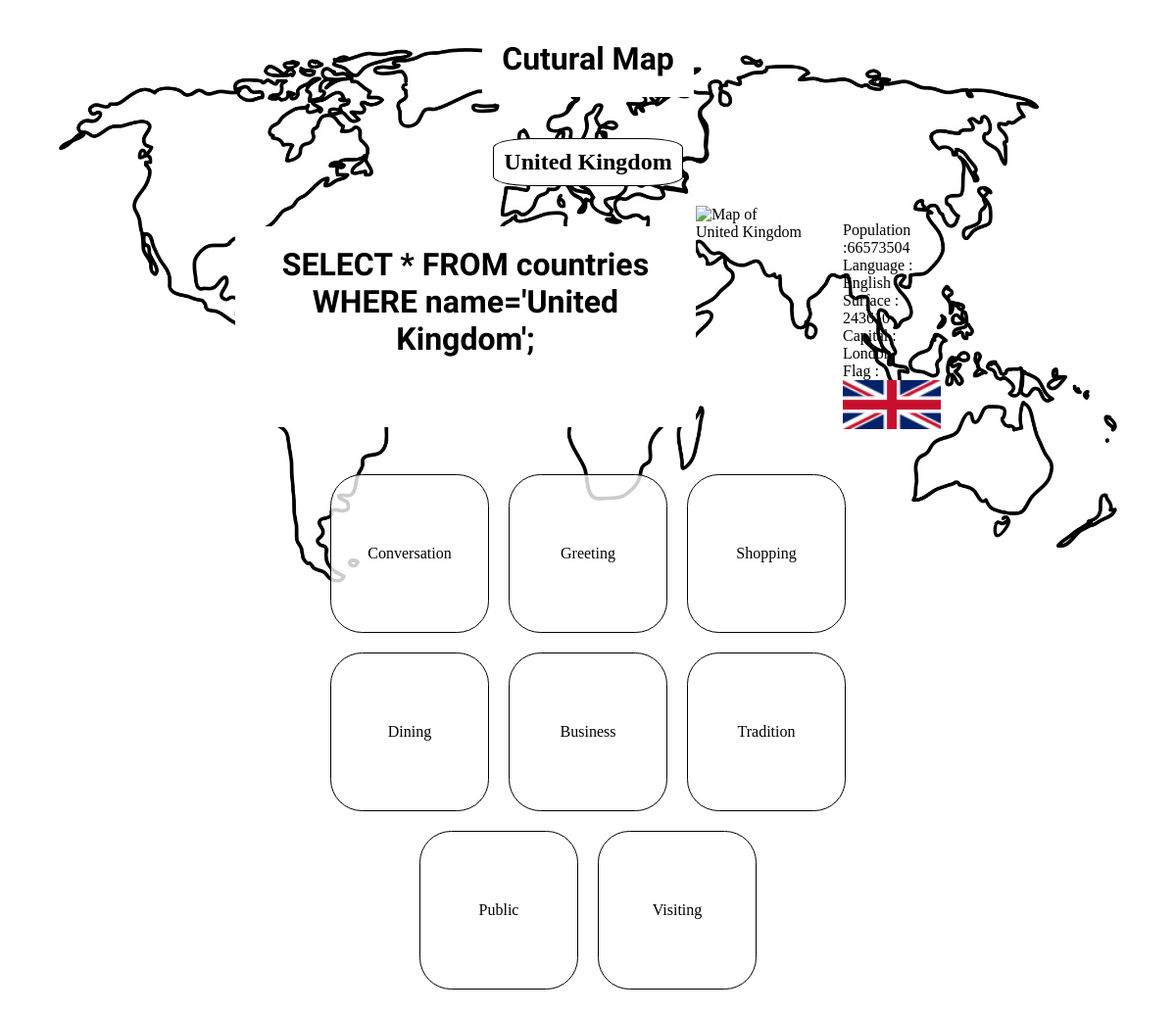
Screenshot of /country.php?name=United Kingdom with the database file from the repository.
### tables this page shows
CREATE TABLE `countries` (
  `country_id` int(11) AUTO_INCREMENT PRIMARY KEY NOT NULL ,
  `name` varchar(52) NOT NULL,
  `capital` varchar(30) DEFAULT NULL,
  `hab_name` varchar(41) DEFAULT NULL,
  `area` varchar(10) DEFAULT NULL,
  `nb_hab` varchar(10) DEFAULT NULL,
  `currency` varchar(39) DEFAULT NULL,
  `language` varchar(26) DEFAULT NULL
);

### country.php (the view, shortened to what this page needs)
<?php
    include_once 'includes/dbh.php';
?>
<!DOCTYPE html>
<html lang="en">
<head>
    <link rel="stylesheet" href="styles/styles.css">
</head>
<body>
    <div id="wrapper">
        <h1>Cutural Map</h1>
        <?php
        echo "<h2>" . $_GET['name'] . "</h2>";
        echo "<div id=\"wrapperCountry\">";
        $nameWithoutSpace = preg_replace('/\s+/', '', $_GET['name']);
        ?>
        <?php
        $sql = "SELECT * FROM countries WHERE name='" . $_GET['name'] . "';";
        echo "<h1>".$sql."</h1>";
        $result = mysqli_query($conn, $sql);
        $resultCheck = mysqli_num_rows($result);
        if ($resultCheck > 0) {
            echo "<div id=\"map\"> <img width=\"100%\" src=\"img/maps/map" . $_GET['name'] . ".png\" alt=\"Map of " . $_GET['name'] . "\"></div>";
            echo "<div class=\"country\"> <ul>";
            while ($row = mysqli_fetch_assoc($result)) {
                echo "<li>Population :" . $row['nb_hab'] . "</li>";
                echo "<li>Language : " . $row['language'] . "</li>";
                echo "<li>Surface : " . $row['area'] . "</li>";
                echo "<li>Capital : " . $row['capital'] . "</li>";
                echo "<li>Flag : <img width=\"100px\" src=\"img/w80/flag" . $nameWithoutSpace . ".png\" alt=\"Flag of " . $_GET['name'] . "\"></li>";
            }
            echo "</ul></div></div>";
        }
        ?>
        <ul id="chooseCountry">
            <a href="#">
                <li id="country">Conversation</li>
            </a>
            <a href="#">
                <li id="country">Greeting</li>
            </a>
            <a href="#">
                <li id="country">Shopping</li>
            </a>
            <a href="../tinder.html">
                <li id="country">Dining</li>
            </a>
            <a href="#">
                <li id="country">Business</li>
            </a>
            <a href="#">
                <li id="country">Tradition</li>
            </a>
            <a href="#">
                <li id="country">Public</li>
            </a>
            <a href="#">
                <li id="country">Visiting</li>
            </a>
        </ul>
    </div>
</body>
</html>

### styles/styles.css (style rules this page uses)
body { margin: 0px; padding: 0px; background-attachment: fixed; background-image: url(../img/maps/mapWorld3.png); background-size: 90%; background-repeat: no-repeat; background-position-x: center; background-position-y: 10%; }
h1 { padding: 20px; text-align: center; font-family: 'Mansalva', cursive; background-color: white; }
h2 { text-align: center; background-color: white; border: 1px black solid; border-radius: 20%; padding: 10px; }
a { text-decoration: none; color: black; margin: 10px; }
#wrapperCountry { display: flex; flex-direction: row; justify-content: space-around; width: 60%; }
#wrapper { display: flex; flex-direction: column ; justify-content: center; align-items: center; }
#map { width: 30%; height: 20%; }
#chooseCountry { text-align: center; display: flex; flex-direction: row; flex-wrap: wrap; width: 60%; justify-content: center; padding: 0; }
#country { width: 20vh; height: 20vh; border: 1px solid black; border-radius: 20% ; background-color: rgba(255, 255, 255,0.8); display: table-cell; vertical-align: middle; }
ul { list-style: none; }

### rows the page displays
countries: nb_hab "66573504", language "English", area "243610", capital "London"

### other values shown
$_GET['name'] "United Kingdom"
$sql "SELECT * FROM countries WHERE name='United Kingdom';"
